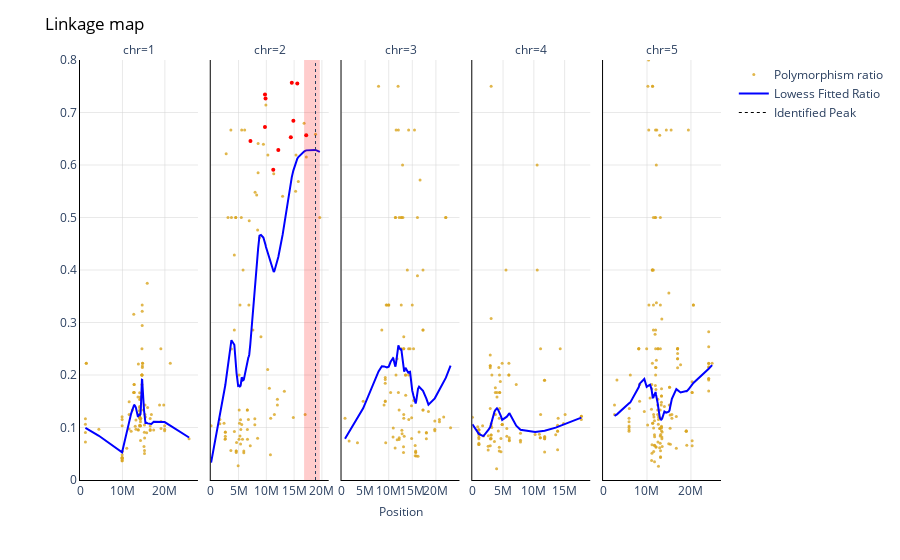

Notebook code cell kept with this figure:
### Code cell
chr_facets_p=df_peaks["chr"].unique()

fig = px.scatter(
    df,
    x=df['pos'],
    y=df['ratio'],
    facet_col="chr",
    opacity=0.8,
    color_discrete_sequence=['goldenrod'],
    trendline="lowess",
    trendline_options=dict(frac=lowess_span),
    trendline_color_override="blue",
)
            

fig.update_traces(
    marker=dict(size=3)
)

fig.update_layout(
    dict(plot_bgcolor = 'white')
)

fig.update_xaxes(
    matches=None
)

fig.for_each_xaxis(
    lambda xaxis: xaxis.update(showticklabels=True)
)

fig.for_each_xaxis(
    lambda xaxis: fig.update_xaxes(tickangle=0)
)

fig.for_each_xaxis(
    lambda x: x.update(title = '')
)

fig.for_each_yaxis(
    lambda y: y.update(title = '')
)


fig.add_annotation(
    showarrow=False,
    xanchor='center',
    xref='paper', 
    x=0.5, 
    yref='paper',
    y=-0.1,
    text='Position'
)

fig.add_annotation(
    showarrow=False,
    xanchor='center',
    xref='paper', 
    x=-0.8, 
    yanchor='middle',
    yref='paper',
    y=0.6,
    textangle=-90,
    text='Ratio'
)


fig.update_xaxes(
    showgrid=True, 
    gridwidth=0.5, 
    gridcolor='lightgrey'
)

fig.update_xaxes(
    showline=True, 
    linewidth=1, 
    linecolor='black'
)

fig.update_xaxes(
    rangemode="tozero"
)

fig.update_yaxes(
    showgrid=True, 
    gridwidth=0.5, 
    gridcolor='lightgrey'
)

fig.update_yaxes(
    showline=True, 
    linewidth=1, 
    linecolor='black'
)

fig.update_yaxes(
    range=[0, 0.8]
)

fig.update_layout(
    title=dict(
        text="Linkage map",font=dict(color='black')
    )
)


fig['data'][0]['showlegend'] = True
fig['data'][0]['name'] = 'Polymorphism ratio'

max_pos=df_peaks['pos'].max()
min_pos=df_peaks['pos'].min()

for i in chr_facets_p:
    df_peaks_chr=df_peaks[df_peaks['chr']==i]
    max_pos=df_peaks_chr['pos'].max()
    min_pos=df_peaks_chr['pos'].min()
    
    if max_pos > 0:
        max_yhat_pos=df_peaks_chr.loc[df_peaks_chr['yhat'] == df_peaks_chr['yhat'].max()]['pos'].values[0]
        fig.add_vrect(
            x0=min_pos, 
            x1=max_pos, 
            col=i,
            fillcolor="red", 
            opacity=0.2, 
            line_width=0
        )
        
        fig.add_vline(
            x=max_yhat_pos, 
            line_dash="dot", 
            col=i, 
            line_width=1
        )
        
        outliers = df.loc[df['G_S'] > GS_98p, ["gene","pos","ratio"]]
        
        
        fig.add_trace(
            go.Scatter(
                x=outliers['pos'],
                y=outliers['ratio'],
                mode="markers",
                name="G-stat > 98 percentile",
                line=go.scatter.Line(color="red"),
                marker=dict(size=4),
                showlegend=False), row=1, col=i
        )


fig.add_trace(
go.Scatter(
    x=[],
    y=[],
    mode="markers",
    name="G-stat > 98 percentile",
    line=go.scatter.Line(color="red"),
    marker=dict(size=4),
    showlegend=True), row=1, col=i
)
     

fig.add_trace(
    go.Scatter(
        x=[1],
        y=[1],
        mode='lines',
        name='Lowess Fitted Ratio',
        line=dict(color="blue")))

fig.add_trace(
    go.Scatter(
        x=[0,0], 
        y=[0,0], 
        mode='lines', 
        line=dict(color='black', width=1, dash='dot'),
        name='Identified Peak',
    )
)

fig.show()
pio.write_image(fig, "./plotname.png", scale=6, width=1080, height=540)
df_peaks.to_csv('peaks_file_name.tsv', sep='\t')
